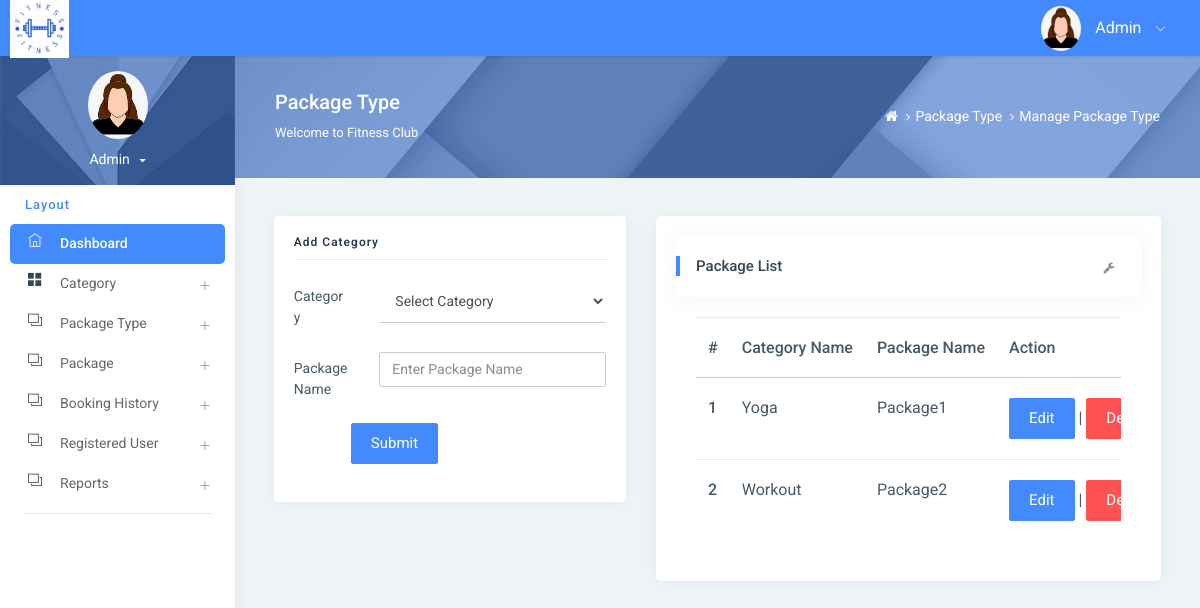
Page /managePackageType/ (signed in) on the committed database.
### gym/models.py (models this page shows, shortened)
class Packagetype(models.Model):
    category = models.ForeignKey(Category, on_delete=models.CASCADE, null=True)
    packagename = models.CharField(max_length=200, null=True)
    creationdate = models.DateTimeField(auto_now_add=True)

class Category(models.Model):
    categoryname = models.CharField(max_length=200, null=True)
    status = models.CharField(max_length=300, null=True)
    creationdate = models.DateTimeField(auto_now_add=True)

### gym/views.py (the view)
# urls.py: path('managePackageType/', managePackageType, name='managePackageType'),
def managePackageType(request):
    if not request.user.is_authenticated:
        return redirect('admin_login')
    package = Packagetype.objects.all()
    category = Category.objects.all()
    try:
        if request.method == "POST":
            cid = request.POST['category']
            categoryid = Category.objects.get(id=cid)
            packagename = request.POST['packagename']
            try:
                Packagetype.objects.create(category=categoryid, packagename=packagename)
                error = "no"
            except:
                error = "yes"
    except:
        pass
    return render(request, 'admin/managePackageType.html', locals())

### gym/templates/admin/managePackageType.html (shortened to what this page needs)
{% extends 'admin_base.html' %}
{% load static %}
{% block main %}
<div class="page-header">
    <div class="page-block">
        <div class="row align-items-center">
            <div class="col-md-8">
                <div class="page-header-title">
                    <h5 class="m-b-10">Package Type</h5>
                    <p class="m-b-0">Welcome to Fitness Club</p>
                </div>
            </div>
            <div class="col-md-4">
                <ul class="breadcrumb-title">
                    <li class="breadcrumb-item">
                        <a href="{% url 'admin_home' %}"> <i class="fa fa-home"></i> </a>
                    </li>
                    <li class="breadcrumb-item"><a href="">Package Type</a>
                    </li>
                    <li class="breadcrumb-item"><a href="">Manage Package Type</a>
                    </li>
                </ul>
            </div>
        </div>
    </div>
</div>
<div class="pcoded-inner-content">
    <div class="main-body">
        <div class="page-wrapper">
            <div class="page-body">
                <div class="row">
                    <div class="col-sm-5">
                        <div class="card">
                            <div class="card-block">
                                <h4 class="sub-title">Add Category</h4>
                                <form method="post">
                                    <div class="form-group row">
                                        <label class="col-sm-3 col-form-label">Category</label>
                                        <div class="col-sm-9">
                                            <select name="category" class="form-control" required>
                                                <option value="">Select Category</option>
                                            </select>
                                        </div>
                                    </div>
                                    <div class="form-group row">
                                        <label class="col-sm-3 col-form-label">Package Name</label>
                                        <div class="col-sm-9">
                                            <input type="text" name="packagename" placeholder="Enter Package Name"
                                                   class="form-control" required>
                                        </div>
                                    </div>
                                    <div class="form-group row">
                                        <label class="col-sm-2 col-form-label"></label>
                                        <div class="col-sm-10">
                                            <input type="submit" class="btn btn-primary" value="Submit">
                                        </div>
                                    </div>
                                </form>
                            </div>
                        </div>
                    </div>
                    <div class="col-md-7">
                        <div class="card">
                            <div class="card-block">
                                <div class="card-header">
                                    <h5>Package List</h5>
                                    <div class="card-header-right">
                                        <ul class="list-unstyled card-option">
                                            <li><i class="fa fa fa-wrench open-card-option"></i></li>
                                        </ul>
                                    </div>
                                </div>
                                <div class="card-block table-border-style">
                                    <div class="table-responsive">
                                        <table class="table">
                                            <thead>
                                            <tr>
                                                <th>#</th>
                                                <th>Category Name</th>
                                                <th>Package Name</th>
                                                <th>Action</th>
                                            </tr>
                                            </thead>
                                            <tbody>
                                            {% for i in package %}
                                            <tr>
                                                <th scope="row">{{forloop.counter}}</th>
                                                <td>{{i.category.categoryname}}</td>
                                                <td>{{i.packagename}}</td>
                                                <td><a href="{% url 'editPackageType' i.id %}"
                                                       class="btn btn-primary">Edit</a> |
                                                    <a href="{% url 'deletePackageType' i.id %}"
                                                       onclick="return confirm('Are you sure to Delete')"
                                                       class="btn btn-danger">Delete</a></td>
                                            </tr>
                                            {% endfor %}
                                            </tbody>
                                        </table>
                                    </div>
                                </div>
                            </div>
                        </div>
                    </div>
                </div>
            </div>
        </div>
    </div>
</div>
{% endblock %}

### rows in the picture
Packagetype: category.categoryname "Yoga", packagename "Package1"
Packagetype: category.categoryname "Workout", packagename "Package2"
